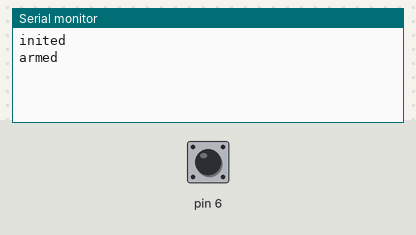
A sketch run on a simulated Arduino Uno, built with avr-gcc and run on an emulated ATmega328P. On the bench: the last lines printed to the serial monitor. The inputs (shaded band) are chosen by the test bench; at power-on: pin 6 HIGH.

Above: at 1.4 s.
1.5 s: pin 6 pulled LOW for 0.15 s
At 2.5 s:
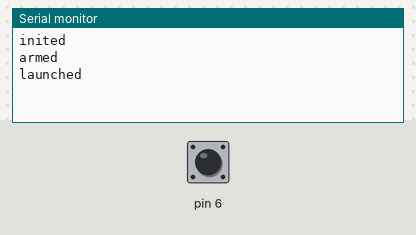
At 3.4 s:
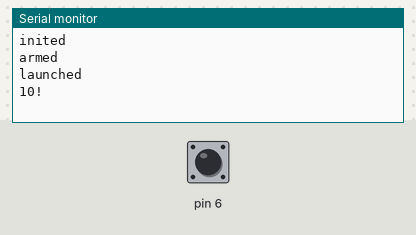
Timing chart, 0 to 4.9 s (numbered marks = the images above; inputs shaded):
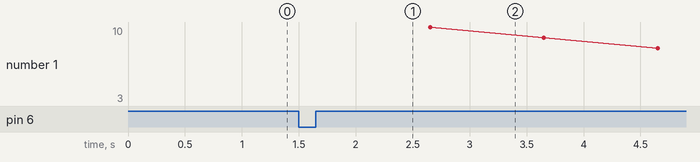

Measured:
- after the input at 1.5 s, the serial monitor: prints a new line after 0.15 s (image 1)

The sketch:

summerbot-buttonlib.ino
```cpp
#include "button.h"
#include "starter.h"
Starter starter = {6,true,true};
int counter = 10;
void setup() {
  Serial.begin(9600);
  delay(100);
  starter.init();
  Serial.println("inited");
  delay(500);
  starter.arm();
  Serial.println("armed");
  while(!starter.isLaunched());
  Serial.println("launched");
}

void loop() {//for fun
  delay(1000);
  if(counter>0){
    Serial.print(counter);
    Serial.println("!");
  }else{
    Serial.println("BOOM!");
    while(1);
  }
  counter--;
}
```

button.cpp
```cpp
#include "arduino.h"
#include "button.h"
void Button::init(){
  if(pullup_)pinMode(pin_,INPUT_PULLUP);
  else pinMode(pin_,INPUT);
}
bool Button::read(){
  if(!forced_){
    bool v = digitalRead(pin_)?!inverted_:inverted_;
    if(debounce_){
      if(v != state_){
        delay(BUTTON_WAIT);
        bool w = digitalRead(pin_)?!inverted_:inverted_;
        if(v == w) state_ = v;
      }
    }else{
      state_ = v;
    }
  }
  return state_;
}
void Button::forceState(bool s){
  forced_=true;
  state_=s;
}
void Button::reset(){
  forced_=false;
}
```

button.h
```cpp
#ifndef BUTTON_H
#define BUTTON_H
#define BUTTON_WAIT 2
class Button{
  private:
    char pin_;
    bool pullup_=false;
    bool inverted_=false;
    bool state_=false;
    bool forced_=false;
    bool debounce_=true;
  public:
    Button(char pin,bool pullup,bool inverted,bool debounce):pin_{pin},pullup_{pullup},inverted_{inverted},debounce_{debounce} {}
    Button(char pin,bool pullup,bool inverted):pin_{pin},pullup_{pullup},inverted_{inverted} {}
    Button(char pin,bool pullup):pin_{pin},pullup_{pullup} {}
    Button(char pin):pin_{pin} {}
    void init();// init the button [required]
    bool read();//  /!\ wait if debounce is activated
    void forceState(bool s);// bypass button
    void reset();// "unbypass" the button
};
#endif
```

starter.cpp
```cpp
#include "arduino.h"
#include "starter.h"
void Starter::init(){
  button_->init();
}
void Starter::arm(){
  armed_=true;
  button_->reset();
}
void Starter::disarm(){
  armed_=false;
  primed_=false;
  button_->forceState(0);
}
void Starter::reset(){
  launched_=false;
  disarm();
}
void Starter::forceLaunch(){
  arm();
  launched_=true;
  primed_=true;
}
bool Starter::isLaunched(){
  if(!launched_ && armed_){
    bool v = button_->read();
    if(primed_ && !v)launched_ = true;
    else if(v) primed_=true;
  }
  return launched_;
}

bool Starter::isPrimed(){
  if(!primed_ && button_->read()){
      primed_=true;
  }
  return primed_;
}
bool Starter::isArmed(){
  return armed_;
}
```

starter.h
```cpp
#ifndef STARTER_H
#define STARTER_H
#include "button.h"
class Starter{
  private:
    Button* button_;
    bool armed_=false;
    bool primed_=false;
    bool launched_=false;
  public:
    Starter(char pin,bool pullup,bool inverted){
      button_= new Button(pin,pullup,inverted);
      button_->forceState(0);
    }
    void init();// init the button [required]
    void arm();// enable the button (disabled by default)
    void disarm();// disable the button
    void reset();// "unlaunch" and disarm the button
    void forceLaunch();// to bypass the button
    bool isLaunched();// key pulled
    bool isPrimed();// key inserted
    bool isArmed();// active
};
#endif
```
